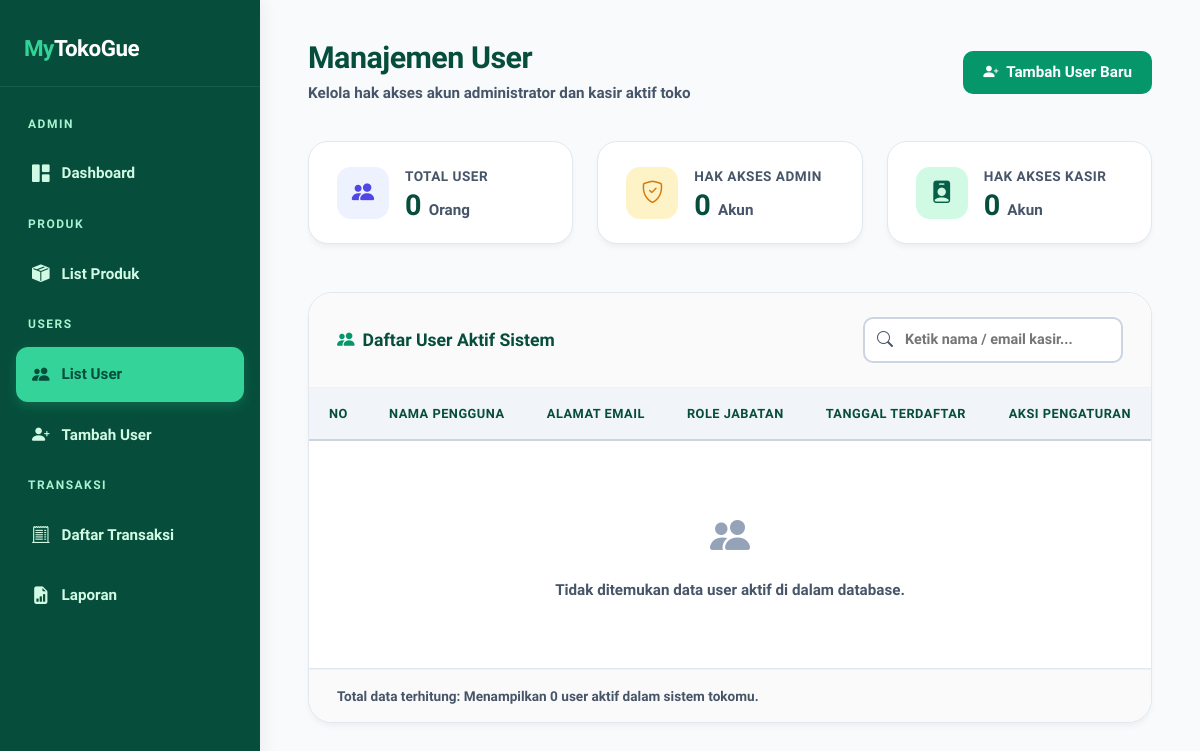
The app's page /app/Controllers/Admin/Users.php, older data.
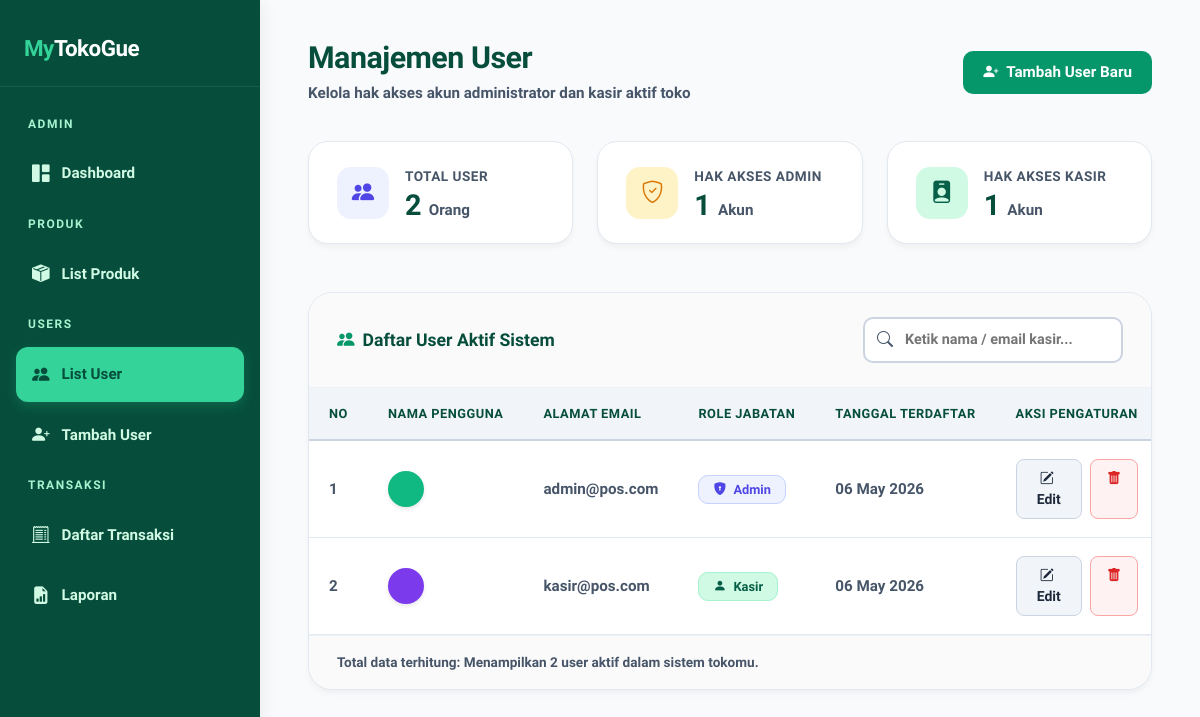
The same page, newer data.
### tables this page shows
CREATE TABLE IF NOT EXISTS users (
    id INT AUTO_INCREMENT PRIMARY KEY,
    nama VARCHAR(100) NOT NULL,
    email VARCHAR(255) NOT NULL UNIQUE,
    password VARCHAR(255) NOT NULL,
    role ENUM('admin', 'kasir') NOT NULL DEFAULT 'kasir',
    created_at TIMESTAMP DEFAULT CURRENT_TIMESTAMP,
    updated_at TIMESTAMP DEFAULT CURRENT_TIMESTAMP ON UPDATE CURRENT_TIMESTAMP,
    deleted_at DATETIME DEFAULT NULL
);

### app/Controllers/Admin/Users.php (the view, shortened to what this page needs)
<?php
$host    = 'localhost';
$dbname  = 'pos_db';
$username = 'root';
$password = '';
try {
    $pdo = new PDO("mysql:host=$host;dbname=$dbname;charset=utf8mb4", $username, $password, [
        PDO::ATTR_ERRMODE            => PDO::ERRMODE_EXCEPTION,
        PDO::ATTR_DEFAULT_FETCH_MODE => PDO::FETCH_ASSOC,
        PDO::ATTR_EMULATE_PREPARES   => false,
    ]);
} catch (PDOException $e) {
    die("Koneksi database gagal: " . $e->getMessage());
}
$stmt = $pdo->query("SELECT id, name, email, role, created_at FROM users WHERE deleted_at IS NULL ORDER BY created_at DESC");
$users = $stmt->fetchAll();
$totalUser  = count($users);
$totalAdmin = count(array_filter($users, fn($u) => $u['role'] === 'admin'));
$totalKasir = count(array_filter($users, fn($u) => $u['role'] === 'kasir'));
?>
<!DOCTYPE html>
<html lang="id">
<head>
    <link href="https://cdn.jsdelivr.net/npm/bootstrap@5.3.0/dist/css/bootstrap.min.css" rel="stylesheet">
    <link href="https://cdn.jsdelivr.net/npm/bootstrap-icons@1.11.0/font/bootstrap-icons.css" rel="stylesheet">
</head>
<body>
<aside class="sidebar">
    <div class="sidebar-brand">
        <span>My</span>TokoGue
    </div>
    <nav class="sidebar-nav">
        <div class="nav-label">Admin</div>
        <a href="dashboard.php"><i class="bi bi-grid-1x2-fill"></i> Dashboard</a>
        <div class="nav-label">Produk</div>
        <a href="produk.php"><i class="bi bi-box-seam-fill"></i> List Produk</a>
        <div class="nav-label">Users</div>
        <a href="users.php" class="active"><i class="bi bi-people-fill"></i> List User</a>
        <a href="tambah_user.php"><i class="bi bi-person-plus-fill"></i> Tambah User</a>
        <div class="nav-label">Transaksi</div>
        <a href="transaksi.php"><i class="bi bi-receipt-cutoff"></i> Daftar Transaksi</a>
        <a href="#"><i class="bi bi-file-earmark-bar-graph-fill"></i> Laporan</a>
    </nav>
</aside>
<main class="main-content">
    <div class="topbar">
        <div>
            <h1>Manajemen User</h1>
            <p>Kelola hak akses akun administrator dan kasir aktif toko</p>
        </div>
        <a href="tambah_user.php" class="btn-primary-custom">
            <i class="bi bi-person-plus-fill"></i> Tambah User Baru
        </a>
    </div>
    <div class="row g-4 mb-5">
        <div class="col-md-4">
            <div class="stat-card">
                <div class="stat-icon" style="background:#eef2ff; color:#4f46e5;">
                    <i class="bi bi-people-fill"></i>
                </div>
                <div>
                    <div class="stat-label">Total User</div>
                    <div class="stat-value"><?= $totalUser ?> <span style="font-size: 0.95rem; color: var(--text-muted); font-weight: 600;">Orang</span></div>
                </div>
            </div>
        </div>
        <div class="col-md-4">
            <div class="stat-card">
                <div class="stat-icon" style="background:#fef3c7; color:#d97706;">
                    <i class="bi bi-shield-check"></i>
                </div>
                <div>
                    <div class="stat-label">Hak Akses Admin</div>
                    <div class="stat-value"><?= $totalAdmin ?> <span style="font-size: 0.95rem; color: var(--text-muted); font-weight: 600;">Akun</span></div>
                </div>
            </div>
        </div>
        <div class="col-md-4">
            <div class="stat-card">
                <div class="stat-icon" style="background:#d1fae5; color:#065f46;">
                    <i class="bi bi-person-badge-fill"></i>
                </div>
                <div>
                    <div class="stat-label">Hak Akses Kasir</div>
                    <div class="stat-value"><?= $totalKasir ?> <span style="font-size: 0.95rem; color: var(--text-muted); font-weight: 600;">Akun</span></div>
                </div>
            </div>
        </div>
    </div>
    <div class="card-table">
        <div class="card-table-header">
            <h5><i class="bi bi-people-fill me-2" style="color: var(--primary-green);"></i>Daftar User Aktif Sistem</h5>
            <div class="search-wrapper">
                <i class="bi bi-search"></i>
                <input type="text" class="search-box" id="searchInput" placeholder="Ketik nama / email kasir...">
            </div>
        </div>
        <div class="table-responsive">
            <table class="table" id="userTable">
                <thead>
                    <tr>
                        <th style="width:60px;">No</th>
                        <th>Nama Pengguna</th>
                        <th>Alamat Email</th>
                        <th>Role Jabatan</th>
                        <th>Tanggal Terdaftar</th>
                        <th style="width:140px; text-align:center;">Aksi Pengaturan</th>
                    </tr>
                </thead>
                <tbody id="tableBody">
                <?php if (empty($users)): ?>
                    <tr>
                        <td colspan="6">
                            <div class="empty-state">
                                <i class="bi bi-people-fill"></i>
                                Tidak ditemukan data user aktif di dalam database.
                            </div>
                        </td>
                    </tr>
                <?php else: ?>
                    <?php
                    $colors = ['#10b981','#7c3aed','#0284c7','#059669','#ea580c','#dc2626','#db2777','#4d7c0f'];
                    foreach ($users as $index => $user):
                        $initial = strtoupper(substr($user['name'], 0, 1));
                        $color = $colors[$index % count($colors)];
                    ?>
                    <tr>
                        <td style="color: var(--text-muted); font-weight: 700;"><?= $index + 1 ?></td>
                        <td>
                            <div class="d-flex align-items-center gap-3">
                                <div class="avatar" style="background:<?= $color ?>; box-shadow: 0 2px 4px rgba(0,0,0,0.1);"><?= $initial ?></div>
                            </div>
                        </td>
                        <td style="color: var(--text-muted); font-weight: 700;"><?= htmlspecialchars($user['email']) ?></td>
                        <td>
                            <span class="badge-role <?= $user['role'] === 'admin' ? 'badge-admin' : 'badge-kasir' ?>">
                                <i class="bi <?= $user['role'] === 'admin' ? 'bi-shield-lock-fill' : 'bi-person-fill' ?> me-1"></i>
                                <?= ucfirst($user['role']) ?>
                            </span>
                        </td>
                        <td style="color: var(--text-muted); font-weight: 700;">
                            <?= date('d M Y', strtotime($user['created_at'])) ?>
                        </td>
                        <td>
                            <div class="d-flex gap-2 justify-content-center">
                                <a href="edit_user.php?id=<?= $user['id'] ?>"
                                   class="btn btn-sm px-3 py-2"
                                   style="background:#f1f5f9; color:#1e293b; border:1px solid #cbd5e1; border-radius:8px; font-weight:700;"
                                   title="Edit Data">
                                    <i class="bi bi-pencil-square me-1"></i> Edit
                                </a>
                                <a href="hapus_user.php?id=<?= $user['id'] ?>"
                                   class="btn btn-sm px-3 py-2"
                                   style="background:#fef2f2; color:#dc2626; border:1px solid #fca5a5; border-radius:8px; font-weight:700;"
                                   title="Hapus Akun"
                                   onclick="return confirm('Apakah Anda yakin ingin menghapus user <?= htmlspecialchars($user['name']) ?>?')">
                                    <i class="bi bi-trash-fill"></i>
                                </a>
                            </div>
                        </td>
                    </tr>
                    <?php endforeach; ?>
                <?php endif; ?>
                </tbody>
            </table>
        </div>
        <div style="padding: 16px 28px; font-size: 0.85rem; color: var(--text-muted); font-weight: 700; border-top: 1px solid #edf2f7; background: #fafafa;">
            Total data terhitung: Menampilkan <?= $totalUser ?> user aktif dalam sistem tokomu.
        </div>
    </div>
</main>
</body>
</html>

Row changes from the older to the newer data that the page shows:
added users: email "admin@pos.com", role "Admin", created_at "06 May 2026"
added users: email "kasir@pos.com", role "Kasir", created_at "06 May 2026"
Text that changed along with them:
$totalUser: "0" → "2"
$totalAdmin: "0" → "1"
$totalKasir: "0" → "1"
text no longer shown: "Tidak ditemukan data user aktif di dalam database."
